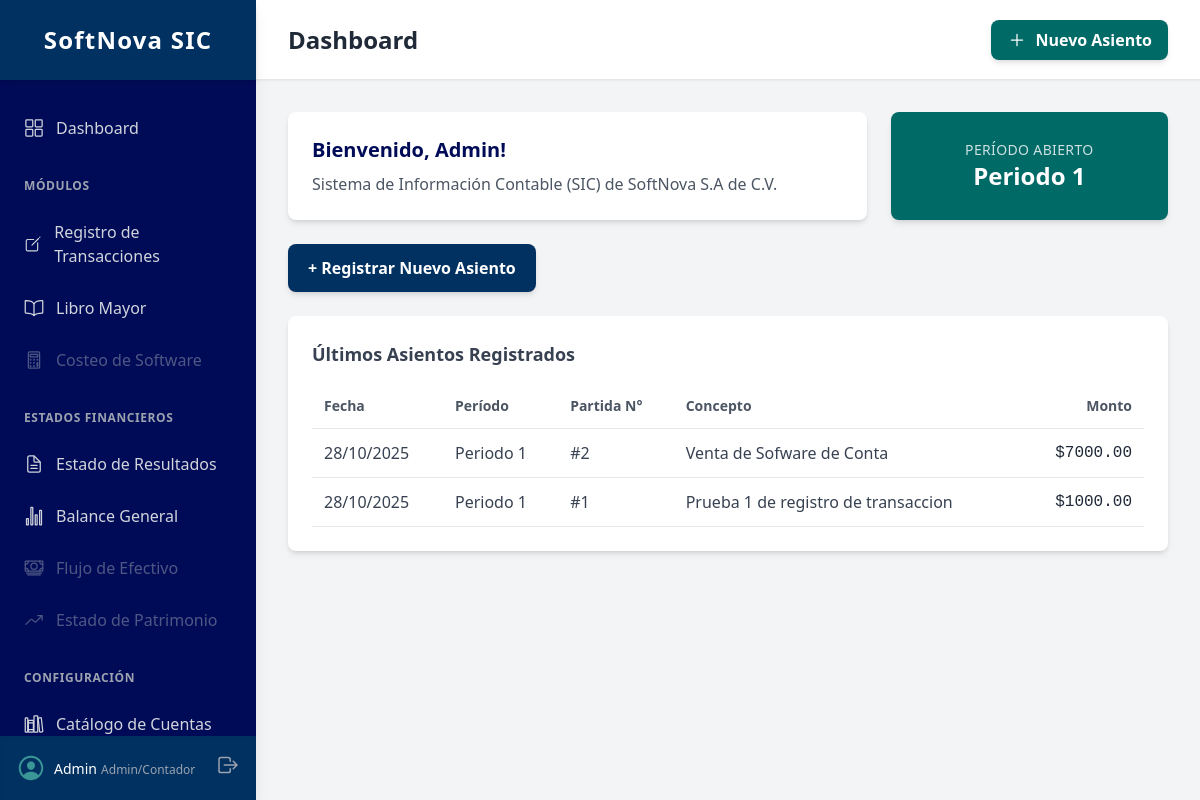
The app's page /contabilidad/ (signed in), older data.
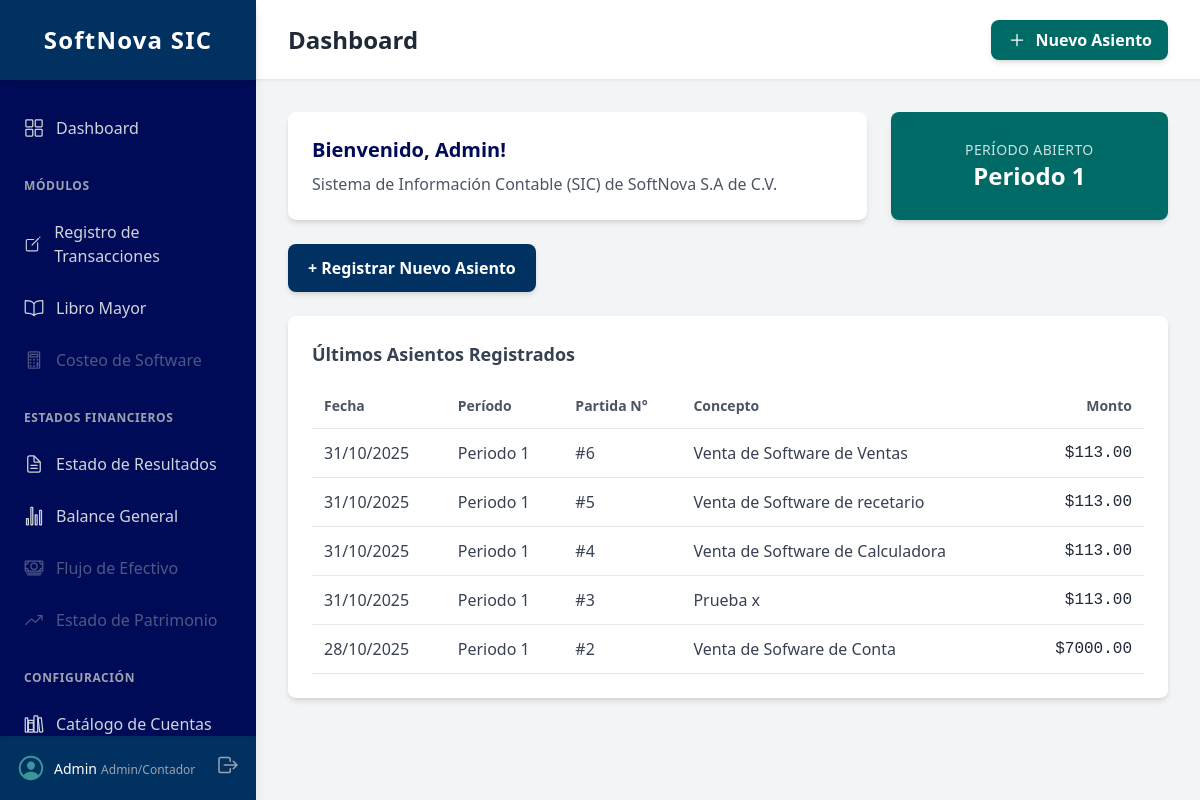
The same page, newer data.
### contabilidad/models.py (models this page shows, shortened)
class AsientoDiario(models.Model):
    periodo = models.ForeignKey(
        PeriodoContable,
        on_delete=models.PROTECT, # No permitir borrar períodos con asientos
        related_name="asientos"
    )
    numero_partida = models.PositiveIntegerField(
        editable=False,
        help_text="Número de partida correlativo dentro del período"
    )
    fecha = models.DateField(
        default=timezone.now,
        help_text="Fecha de la transacción"
    )
    descripcion = models.TextField(
        blank=True,
        help_text="Descripción del asiento (concepto, glosa)"
    )
    creado_por = models.ForeignKey(
        User,
        on_delete=models.SET_NULL,
        null=True, blank=True,
        related_name="asientos_creados"
    )
    creado_en = models.DateTimeField(auto_now_add=True)
    class Meta:
        ordering = ['periodo', 'numero_partida']
        unique_together = ('periodo', 'numero_partida')
        verbose_name = "Asiento Diario"
        verbose_name_plural = "Libro Diario"
    @property
    def total_debe(self):
        return self.movimientos.aggregate(total=models.Sum('debe'))['total'] or Decimal('0.00')

class PeriodoContable(models.Model):
    class EstadoPeriodo(models.TextChoices):
        ABIERTO = 'ABIERTO', 'Abierto'
        CERRADO = 'CERRADO', 'Cerrado'
    nombre = models.CharField(
        max_length=100,
        unique=True,
        help_text="Nombre del período (ej. Enero 2024)"
    )
    fecha_inicio = models.DateField()
    fecha_fin = models.DateField()
    estado = models.CharField(
        max_length=10,
        choices=EstadoPeriodo.choices,
        default=EstadoPeriodo.ABIERTO
    )
    class Meta:
        ordering = ['-fecha_inicio']
        verbose_name = "Período Contable"
        verbose_name_plural = "Períodos Contables"

### contabilidad/views.py (the view)
# urls.py: path('', views.dashboard, name='dashboard'),
@login_required
def dashboard(request):
    ultimos_asientos = AsientoDiario.objects.order_by('-fecha', '-numero_partida')[:5]
    periodo_abierto = PeriodoContable.objects.filter(estado=PeriodoContable.EstadoPeriodo.ABIERTO).first()
    context = {
        'ultimos_asientos': ultimos_asientos,
        'periodo_abierto': periodo_abierto,
    }
    return render(request, 'contabilidad/dashboard.html', context)

### contabilidad/templates/contabilidad/dashboard.html (shortened to what this page needs)
{% extends 'base.html' %}
{% block page_title %}Dashboard{% endblock %}
{% block content %}
    <div class="grid grid-cols-1 md:grid-cols-3 gap-6 mb-6">
        <div class="md:col-span-2 bg-white p-6 rounded-lg shadow-md">
            <h3 class="text-xl font-semibold text-sic-dark-blue">
                Bienvenido, {% if user.first_name %}{{ user.first_name }}{% else %}{{ user.username }}{% endif %}!
            </h3>
            <p class="text-gray-600 mt-2">
                Sistema de Información Contable (SIC) de SoftNova S.A de C.V.
            </p>
        </div>
        <div class="bg-sic-teal text-white p-6 rounded-lg shadow-md flex items-center justify-center">
            {% if periodo_abierto %}
                <div class="text-center">
                    <span class="block text-sm uppercase tracking-wide opacity-80">Período Abierto</span>
                    <span class="block text-2xl font-bold">{{ periodo_abierto.nombre }}</span>
                </div>
            {% else %}
                <div class="text-center">
                    <span class="block text-lg font-semibold">No hay período abierto</span>
                    <p class="text-sm opacity-90">(Contacte al Administrador)</p>
                </div>
            {% endif %}
        </div>
    </div>
    <div class="mb-6">
        <a href="{% url 'contabilidad:registrar_asiento' %}" class="inline-block bg-sic-medium-blue hover:bg-sic-dark-blue text-white font-semibold py-3 px-5 rounded-lg shadow-md transition-colors duration-200">
            + Registrar Nuevo Asiento
        </a>
    </div>
    <div class="bg-white p-6 rounded-lg shadow-md">
        <h4 class="text-lg font-semibold text-gray-700 mb-4">Últimos Asientos Registrados</h4>
        <div class="overflow-x-auto">
            <table class="w-full min-w-lg">
                <thead class="border-b border-gray-200">
                    <tr>
                        <th class="text-left text-sm font-semibold text-gray-600 p-3">Fecha</th>
                        <th class="text-left text-sm font-semibold text-gray-600 p-3">Período</th>
                        <th class="text-left text-sm font-semibold text-gray-600 p-3">Partida N°</th>
                        <th class="text-left text-sm font-semibold text-gray-600 p-3">Concepto</th>
                        <th class="text-right text-sm font-semibold text-gray-600 p-3">Monto</th>
                    </tr>
                </thead>
                <tbody>
                    {% for asiento in ultimos_asientos %}
                        <tr class="hover:bg-gray-50 border-b border-gray-200">
                            <td class="p-3 text-gray-700">{{ asiento.fecha|date:"d/m/Y" }}</td>
                            <td class="p-3 text-gray-700">{{ asiento.periodo.nombre }}</td>
                            <td class="p-3 text-gray-700 font-medium">#{{ asiento.numero_partida }}</td>
                            <td class="p-3 text-gray-700">{{ asiento.descripcion|truncatechars:50 }}</td>
                            <td class="p-3 text-gray-800 text-right font-mono">${{ asiento.total_debe|floatformat:2 }}</td>
                        </tr>
                    {% empty %}
                        <tr>
                            <td colspan="5" class="p-4 text-center text-gray-500">
                                No se han registrado asientos todavía.
                            </td>
                        </tr>
                    {% endfor %}
                </tbody>
            </table>
        </div>
    </div>
{% endblock %}

Row changes from the older to the newer data that the page shows:
no longer on this page (row unchanged): AsientoDiario: fecha "28/10/2025", periodo.nombre "Periodo 1", numero_partida "1", descripcion "Prueba 1 de registro de transaccion", total_debe "1000.00"
added AsientoDiario: fecha "31/10/2025", periodo.nombre "Periodo 1", numero_partida "6", descripcion "Venta de Software de Ventas", total_debe "113.00"
added AsientoDiario: fecha "31/10/2025", periodo.nombre "Periodo 1", numero_partida "5", descripcion "Venta de Software de recetario", total_debe "113.00"
added AsientoDiario: fecha "31/10/2025", periodo.nombre "Periodo 1", numero_partida "4", descripcion "Venta de Software de Calculadora", total_debe "113.00"
added AsientoDiario: fecha "31/10/2025", periodo.nombre "Periodo 1", numero_partida "3", descripcion "Prueba x", total_debe "113.00"
